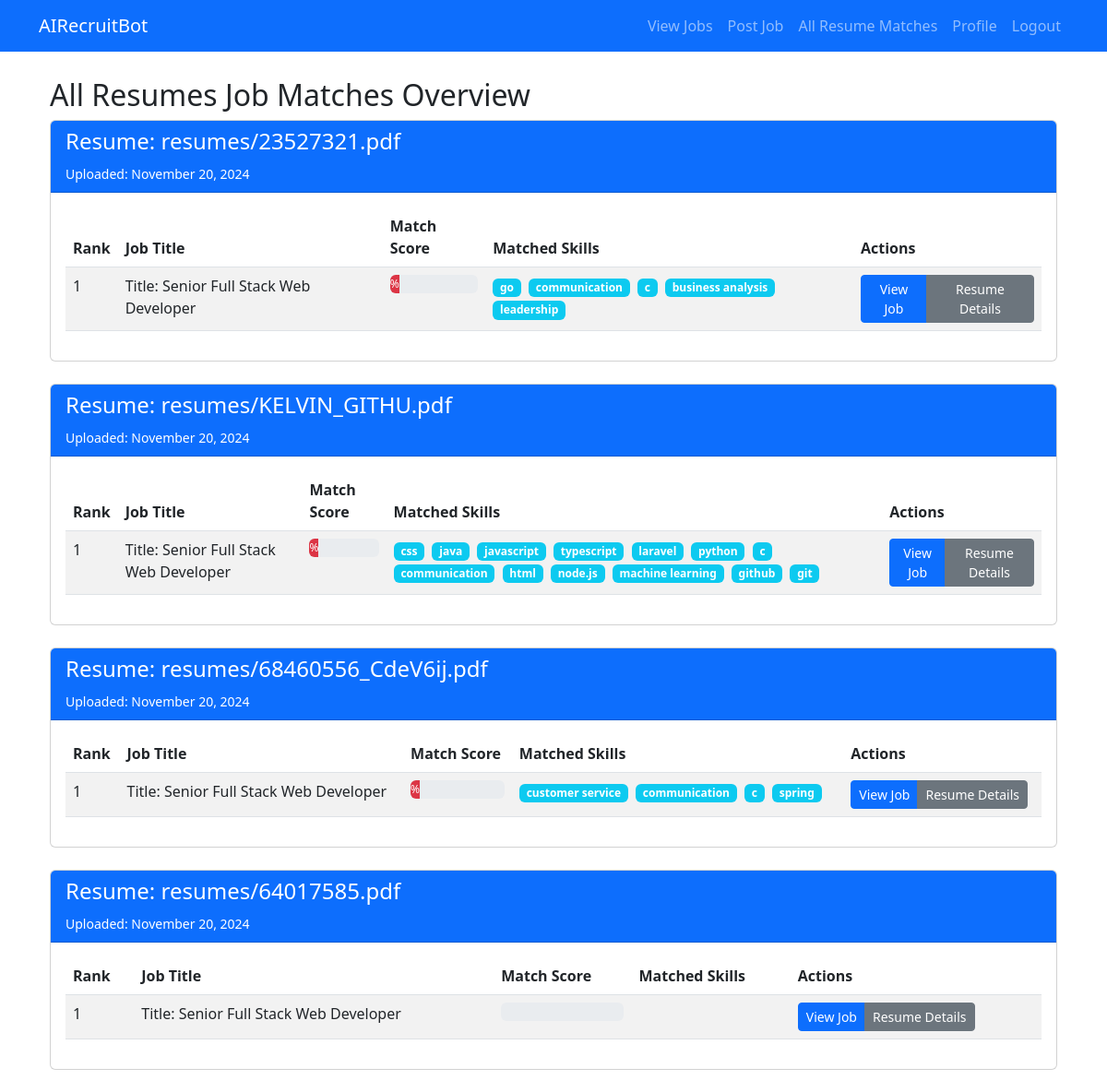
/resumes/resumes/matches-overview/ (signed in), run on the app's committed database.
### resumes/models.py (models this page shows, shortened)
class Resume(models.Model):
    candidate = models.ForeignKey(CustomUser, on_delete=models.CASCADE)
    file = models.FileField(upload_to='resumes/')
    skills = models.JSONField(default=list)
    experience_years = models.IntegerField(
        default=0,
        validators=[MinValueValidator(0)],
        null=True,  # Allow null
        blank=True  # Allow blank in forms
    )
    education = models.TextField(blank=True, null=True)
    parsed_data = models.JSONField(default=dict)
    uploaded_at = models.DateTimeField(auto_now_add=True)
    def __str__(self):
        return f"{self.candidate.username}'s Resume"

### jobs/models.py (models this page shows)
class JobPosting(models.Model):
    recruiter = models.ForeignKey(CustomUser, on_delete=models.CASCADE)
    title = models.CharField(max_length=200)
    description = models.TextField()
    required_skills = models.JSONField(default=list)
    min_experience = models.IntegerField()
    salary_range = models.CharField(max_length=100, blank=True)
    created_at = models.DateTimeField(auto_now_add=True)
    def __str__(self):
        return self.title

### resumes/views.py (the view)
# urls.py: path('resumes/matches-overview/', views.resume_matches_overview, name='resume_matches_overview'),
@login_required
def resume_matches_overview(request):
    resumes = Resume.objects.filter(candidate=request.user).order_by('-id')
    text_processor = TextProcessor()
    all_resume_matches = []
    for resume in resumes:
        matches = find_matching_jobs(resume, text_processor)
        all_resume_matches.append({
            'resume': resume,
            'matches': matches
        })
    return render(request, 'resumes/resume_matches_overview.html', {
        'all_resume_matches': all_resume_matches
    })

### core/utils/text_processor.py (called while the page is built)
    def _download_nltk_resources(self):
        resources = [
            ('punkt', 'Tokenization'),
            ('stopwords', 'Stop Words'),
            ('wordnet', 'Lemmatization')
        ]
        for resource, description in resources:
            try:
                nltk.download(resource, quiet=True)
                logger.info(f"Successfully downloaded {description} resource")
            except Exception as e:
                logger.warning(f"Failed to download {description} resource: {e}")

    def preprocess_text(self, text):
        if not text:
            return ''
        try:
            tokens = word_tokenize(text.lower())
            cleaned_tokens = [
                self.lemmatizer.lemmatize(token)
                for token in tokens
                if token.isalnum() and token not in self.stop_words
            ]
            return ' '.join(cleaned_tokens)
        except Exception as e:
            logger.error(f"Text preprocessing error: {e}")
            return text.lower()

### templates/resumes/resume_matches_overview.html
{% extends 'base.html' %}
{% block content %}
<div class="container mt-4">
    <h2>All Resumes Job Matches Overview</h2>
    {% if all_resume_matches %}
        {% for resume_data in all_resume_matches %}
            <div class="card mb-4">
                <div class="card-header bg-primary text-white">
                    <h4>Resume: {{ resume_data.resume.file.name }}</h4>
                    <small>Uploaded: {{ resume_data.resume.uploaded_at|date:"F d, Y" }}</small>
                </div>
                <div class="card-body">
                    {% if resume_data.matches %}
                        <div class="table-responsive">
                            <table class="table table-striped">
                                <thead>
                                    <tr>
                                        <th>Rank</th>
                                        <th>Job Title</th>
                                        <th>Match Score</th>
                                        <th>Matched Skills</th>
                                        <th>Actions</th>
                                    </tr>
                                </thead>
                                <tbody>
                                    {% for match in resume_data.matches %}
                                        <tr>
                                            <td>{{ forloop.counter }}</td>
                                            <td>{{ match.job.title }}</td>
                                            <td>
                                                <div class="d-flex align-items-center">
                                                    <div class="progress flex-grow-1" style="height: 20px;">
                                                        <div class="progress-bar {% if match.similarity_score >= 70 %}bg-success{% elif match.similarity_score >= 40 %}bg-warning{% else %}bg-danger{% endif %}"
                                                             role="progressbar"
                                                             style="width: {{ match.similarity_score|floatformat:2 }}%"
                                                             aria-valuenow="{{ match.similarity_score|floatformat:2}}"
                                                             aria-valuemin="0"
                                                             aria-valuemax="100">
                                                            {{ match.similarity_score|floatformat:2}}%
                                                        </div>
                                                    </div>
                                                </div>
                                            </td>
                                            <td>
                                                {% for skill in match.matched_skills %}
                                                    <span class="badge bg-info me-1">{{ skill }}</span>
                                                {% endfor %}
                                            </td>
                                            <td>
                                                <div class="btn-group">
                                                    <a href="{% url 'job_detail' match.job.id %}"
                                                       class="btn btn-sm btn-primary">
                                                        View Job
                                                    </a>
                                                    <a href="{% url 'resume_analysis' resume_data.resume.id %}"
                                                       class="btn btn-sm btn-secondary">
                                                        Resume Details
                                                    </a>
                                                </div>
                                            </td>
                                        </tr>
                                    {% endfor %}
                                </tbody>
                            </table>
                        </div>
                    {% else %}
                        <div class="alert alert-info">
                            No matching jobs found for this resume.
                        </div>
                    {% endif %}
                </div>
            </div>
        {% endfor %}
    {% else %}
        <div class="alert alert-warning">
            No resumes found. Please upload a resume first.
        </div>
    {% endif %}
</div>
{% endblock %}

### templates/base.html (shortened to what this page needs)
<!DOCTYPE html>
<html lang="en">
<head>
    <link href="https://cdn.jsdelivr.net/npm/bootstrap@5.2.3/dist/css/bootstrap.min.css" rel="stylesheet">
</head>
<body>
    <nav class="navbar navbar-expand-lg navbar-dark bg-primary fixed-top">
        <div class="container">
            <a class="navbar-brand" href="{% url 'home' %}">AIRecruitBot</a>
            <div class="collapse navbar-collapse" id="navbarNav">
                <ul class="navbar-nav ms-auto">
                    {% if user.is_authenticated %}
                        <li class="nav-item">
                            <a class="nav-link" href="{% url 'job_list' %}">View Jobs</a>
                        </li>
                        {% if user.user_type == 'employer' %}
                            <li class="nav-item">
                                <a class="nav-link" href="{% url 'job_create' %}">Post Job</a>
                            </li>
                            <li class="nav-item">
                                <a class="nav-link"  href="{% url 'resume_matches_overview' %}">All Resume Matches</a>
                            </li>
                        {% else %}
                            <li class="nav-item">
                                <a class="nav-link" href="{% url 'resume_upload' %}">Upload Resume</a>
                            </li>
                        {% endif %}
                        <li class="nav-item">
                            <a class="nav-link" href="{% url 'profile' %}">Profile</a>
                        </li>
                        <li class="nav-item">
                            <form method="POST" action="{% url 'logout' %}" style="display: inline;">
                                <button type="submit" class="nav-link" style="background: none; border: none;">Logout</button>
                            </form>
                        </li>
                    {% endif %}
                </ul>
            </div>
        </div>
    </nav>
    <div class="container mt-4">
        {% block content %}{% endblock %}
    </div>
</body>
</html>

### templates/base.html (style rules this page uses)
body { padding-top: 60px; }

### data on the page
Resume: resume.file.name "resumes/23527321.pdf", resume.uploaded_at "November 20, 2024"
JobPosting: job "Title: Senior Full Stack Web Developer", matched_skills "go" "communication" "c" "business analysis" "leadership" "css" "java" "javascript" "typescript" "laravel" "python" "c" "communication" "html" "node.js" "machine learning" "github" "git" "customer service" "communication" "c" "spring"
Resume: resume.file.name "resumes/KELVIN_GITHU.pdf", resume.uploaded_at "November 20, 2024"
Resume: resume.file.name "resumes/68460556_CdeV6ij.pdf", resume.uploaded_at "November 20, 2024"
Resume: resume.file.name "resumes/64017585.pdf", resume.uploaded_at "November 20, 2024"
